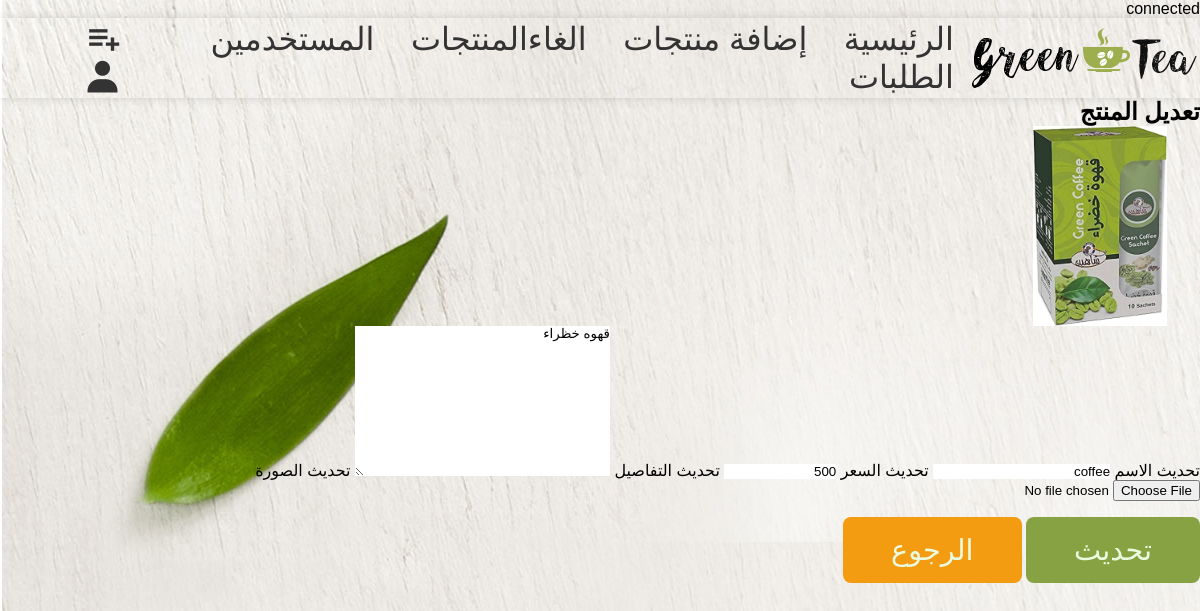
Page /update_product.php?update=2 on the committed database.
### tables this page shows
CREATE TABLE `products` (
  `id` int(11) NOT NULL,
  `name` varchar(255) NOT NULL,
  `price` decimal(10,0) NOT NULL,
  `image` varchar(255) NOT NULL,
  `details` text NOT NULL
);

### update_product.php (the view, shortened to what this page needs)
<?php
include 'components/connection.php';
?>
<!DOCTYPE html>
<html lang="ar">
<head>
   <link rel="stylesheet" href="https://cdnjs.cloudflare.com/ajax/libs/font-awesome/6.1.1/css/all.min.css">
   <link rel="stylesheet" href="admin_style.css">
   <link href='https://unpkg.com/boxicons@2.1.4/css/boxicons.min.css' rel='stylesheet'>
</head>
<body>
   <?php include 'admin_header.php'; ?>
   <section class="add-product">
      <h1 class="heading">تعديل المنتج</h1>
      <?php
         $update_id = $_GET['update'];
         $select_products = $conn->prepare("SELECT * FROM products WHERE id = ?");
         $select_products->execute([$update_id]);
         if($select_products->rowCount() > 0){
            while($fetch_products = $select_products->fetch(PDO::FETCH_ASSOC)){
      ?>
      <form action="" method="post" enctype="multipart/form-data">
         <div class="image-container">
            <img src="image/<?= $fetch_products['image']; ?>" alt="" style="width: 200px; height: 200px; object-fit: contain;">
         </div>
         <div class="flex">
           <span>تحديث الاسم</span>
           <input type="text" name="name" required placeholder="أدخل اسم المنتج" class="box" maxlength="100" value="<?= $fetch_products['name']; ?>">
           <span>تحديث السعر</span>
           <input type="number" name="price" required placeholder="أدخل سعر المنتج" class="box" min="0" max="9999999999" onkeypress="if(this.value.length == 10) return false;" value="<?= $fetch_products['price']; ?>">
           <span>تحديث التفاصيل</span>
           <textarea name="details" class="box" required cols="30" rows="10"><?= $fetch_products['details']; ?></textarea>
           <span>تحديث الصورة</span>
           <input type="file" name="image" accept="image/jpg, image/jpeg, image/png, image/webp" class="box">
           <div class="flex-btn">
              <input type="submit" name="update" class="btn" value="تحديث">
              <a href="view_products.php" class="option-btn">الرجوع</a>
           </div>
         </div>
      </form>
      <?php
            }
         }else{
            echo '<p class="empty">لا يوجد منتج بهذا المعرف!</p>';
         }
      ?>
   </section>
</body>
</html>

### admin_style.css (style rules this page uses)
:root { --green: #87a243; --orange: #f39c12; --red: #e74c3c; --black: #333; --white: #eafbe0; --light-color: #666; --light-bg: #f5f5f5; --border: .1rem solid rgba(0,0,0,.1); --box-shadow: 0 0 10px rgba(0 0 0/15%); }
* { font-family: 'Cairo', sans-serif; margin: 0; padding: 0; box-sizing: border-box; outline: none; border: none; text-decoration: none; }
body { background-image: url('img/body-bg.jpg'); width: 100%; background-color: var(--light-bg); direction: rtl; }
.btn, .delete-btn, .option-btn { display: inline-block; padding: 1rem 3rem; cursor: pointer; color: var(--white); font-size: 1.8rem; border-radius: .5rem; text-transform: capitalize; margin-top: 1rem; }
.btn { background-color: var(--green); }
.option-btn { background-color: var(--orange); }

### rows in the picture
products: image (picture), name "coffee", price "500", details "قهوه خظراء"
